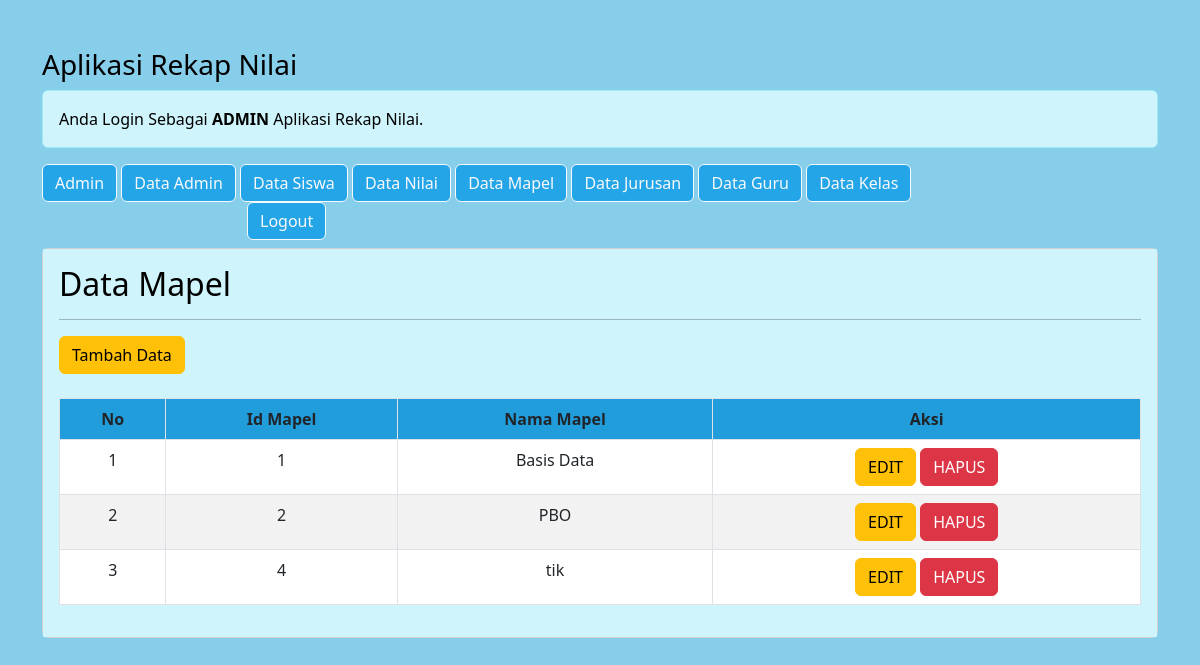
The app's page /admin/admin.php?url=bacamapel (signed in) with its own data.
### tables this page shows
CREATE TABLE `mapel` (
  `id_mapel` int(10) NOT NULL,
  `nama_mapel` varchar(50) NOT NULL
);

### admin/bacamapel.php (the view, shortened to what this page needs)
<!DOCTYPE html>
<html>
<body>
   <h2>Data Mapel</h2>
      <hr>
      <input type="button" value="Tambah Data" class='btn btn-warning' onclick="location.href='?url=tambahmapel'">
      <table class="table table-striped table-bordered" style="background-color: #FFFFFF;">
	  <br><br>
	  <tr class="fw-bold" align="center" style="background-color: #24A5E8;">
            <td>No</td>
			<td>Id Mapel</td>
			<td>Nama Mapel</td>
	    	<td>Aksi</td>
		</tr>
		<?php
			$no=1;
			$sql="SELECT * FROM mapel";
			$query= mysqli_query($db_link,$sql);
			while($data = mysqli_fetch_array($query))
				{
				?>
				<tr align="center">
					<td><?php echo "$no"; ?></td>
					<td><?php echo "$data[id_mapel]"; ?></td>
					<td><?php echo "$data[nama_mapel]"; ?></td>
					<td align="center">
						<a href="?url=editmapel&id=<?php echo "$data[id_mapel]"; ?>" class='btn btn-warning'>EDIT</a>
						<a href="?url=hapusmapel&id_mapel=<?php echo "$data[id_mapel]"; ?>" class='btn btn-danger' onclick="return confirm('Anda yakin?')">HAPUS</a>
					</td>
				</tr>
				<?php
				$no++;
				}
		?>
		</table>
</body>
</html>

### records on screen
mapel: id_mapel "1", nama_mapel "Basis Data"
mapel: id_mapel "2", nama_mapel "PBO"
mapel: id_mapel "4", nama_mapel "tik"
